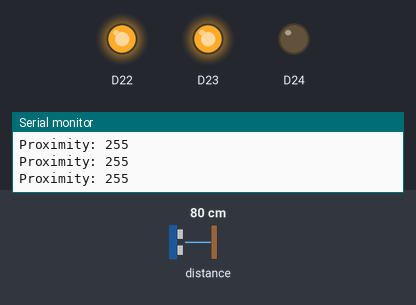
A sketch run on a simulated Arduino Nano 33 BLE. Parts: output pins drawn as LEDs (lit = HIGH), the last lines printed to the serial monitor. The test bench sets the inputs (shaded band); at power-on: distance to the obstacle 80 cm.

Above: at 1.2 s.
1.3 s: distance to the obstacle set to 18 cm
2.8 s: distance to the obstacle set to 14 cm
At 4.0 s:
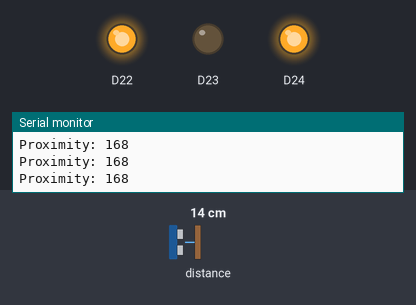
4.3 s: distance to the obstacle set to 10 cm
5.8 s: distance to the obstacle set to 7 cm
At 7.0 s:
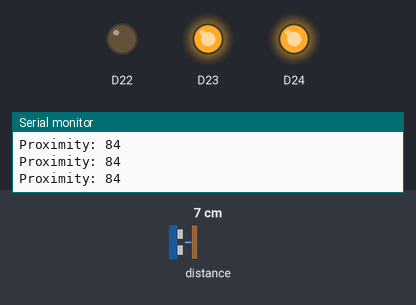
7.4 s: distance to the obstacle set to 9 cm
At 8.1 s:
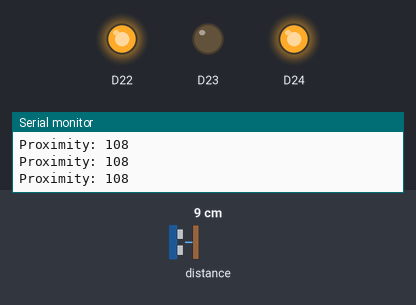
9.0 s: distance to the obstacle set to 2 cm
At 10.3 s:
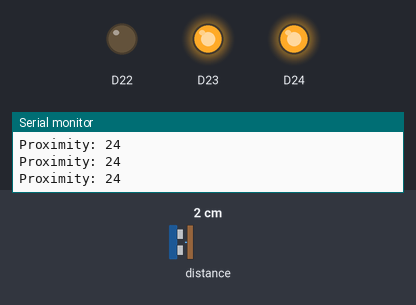
Timing chart, 0 to 11.6 s (numbered marks = the images above; inputs shaded):
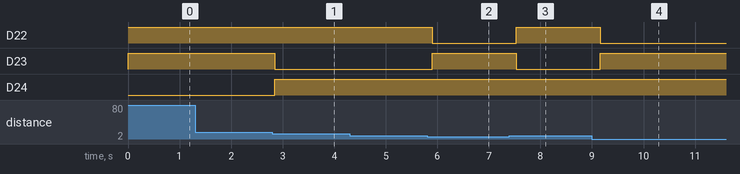

Measured:
- the behaviour switches between 17 and 16 cm on distance to the obstacle (found by bisection; images 0 and 1)
- the behaviour switches between 9 and 8 cm on distance to the obstacle (found by bisection; images 1 and 2)
- after the input at 2.8 s, D23: HIGH → LOW after 0.05 s; D24: LOW → HIGH after 0.05 s
- after the input at 5.8 s, D22: HIGH → LOW after 0.10 s; D23: LOW → HIGH after 0.10 s
- after the input at 7.4 s, D22: LOW → HIGH after 0.13 s; D23: HIGH → LOW after 0.13 s
- after the input at 9.0 s, D22: HIGH → LOW after 0.16 s; D23: LOW → HIGH after 0.16 s

The sketch:

proximity_rgb_led_control.ino
```cpp
#include <Arduino_APDS9960.h>

void setLed(bool redOn, bool greenOn, bool blueOn) {
  // Nano 33 BLE Sense RGB LED channels are active LOW.
  digitalWrite(LEDR, !redOn);
  digitalWrite(LEDG, !greenOn);
  digitalWrite(LEDB, !blueOn);
}

void setup() {
  Serial.begin(9600);
  pinMode(LEDR, OUTPUT);
  pinMode(LEDG, OUTPUT);
  pinMode(LEDB, OUTPUT);
  setLed(false, false, false);

  if (!APDS.begin()) {
    Serial.println("Failed to initialize APDS9960.");
    while (true) {}
  }
}

void loop() {
  if (!APDS.proximityAvailable()) return;

  int proximity = APDS.readProximity();
  Serial.print("Proximity: ");
  Serial.println(proximity);

  if (proximity < 100) {
    setLed(true, false, false);       // Red
  } else if (proximity < 200) {
    setLed(false, true, false);       // Green
  } else {
    setLed(false, false, true);       // Blue
  }
  delay(200);
}
```
